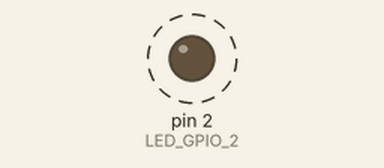
Recording of a program running on a simulated MicroPython board. On the bench: output pins drawn as LEDs (lit = HIGH). Dashed ring = blinking.

Above: at 0.1 s.
Timing chart, 0 to 3.0 s (numbered marks = the images above):
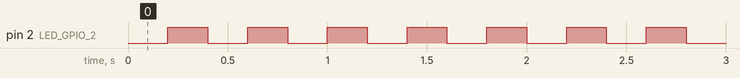

The program:

blink_led_on_gpio2.py
```python
from time import sleep
from machine import Pin

LED_GPIO_2 = Pin(2, Pin.OUT)    # create output pin on LED_GPIO_2
while(True):
    LED_GPIO_2.off()
    sleep(.2)
    LED_GPIO_2.on()
    sleep(.2)
```

Measured:
- by itself, pin 2 (LED_GPIO_2): alternates HIGH for 0.20 s and LOW for 0.20 s
